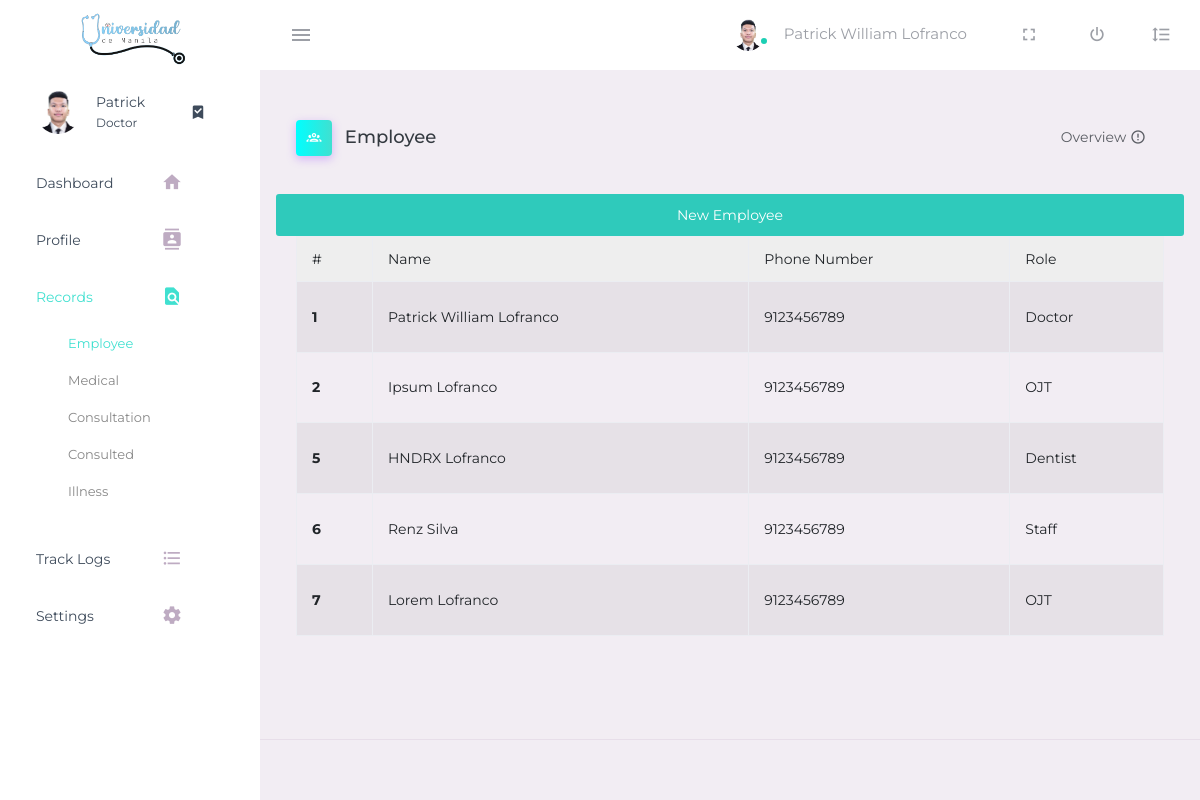
Screenshot of /employee (signed in) with the database file from the repository.
### authentication/models.py (models this page shows, shortened)
class Employee(models.Model):
    empID = models.AutoField(primary_key=True)
    empName = models.CharField(max_length=100, null=False, blank=False)
    empRole = models.CharField(max_length=10, null=False, blank=False)
    empPhoneNum = models.IntegerField(max_length=11, null=False, blank=False, default=0)

### authentication/views.py (the view, shortened to what this page needs)
# urls.py: path('employee', views.employee, name="employee"),
def employee(request):
    if not request.user.is_authenticated:
        return redirect('home')
    return render(request, 'authentication/employee.html', {'employee_data': get_employee_data()})

### authentication/templatetags/custom_filters.py (called while the page is built)
@register.filter
def split_name(value):
    names = value.split(" ")
    return names[0]

### authentication/views.py (called while the page is built)
def get_employee_data(): # Define function for Employee data
    employee_data = Employee.objects.all()
    return employee_data

### templates/authentication/employee.html (shortened to what this page needs)
<!DOCTYPE html>
{% load static %}
{% load custom_filters %}
<html lang="en">
  <head>
    <link rel="stylesheet" href="https://cdnjs.cloudflare.com/ajax/libs/MaterialDesign-Webfont/7.2.96/css/materialdesignicons.min.css">
    <link rel="stylesheet" href="static/css/base.css">
  </head>
  <body>
    <div class="container-scroller">
      <nav class="navbar default-layout-navbar col-lg-12 col-12 p-0 fixed-top d-flex flex-row">
        <div class="text-center navbar-brand-wrapper d-flex align-items-center justify-content-center">
          <a class="navbar-brand brand-logo" href="index.html"><img src="static/img/udmclinic.png" alt="logo" /></a>
        </div>
        <div class="navbar-menu-wrapper d-flex align-items-stretch">
          <button class="navbar-toggler navbar-toggler align-self-center" type="button" data-toggle="minimize">
            <span class="mdi mdi-menu"></span>
          </button>
          <ul class="navbar-nav navbar-nav-right">
            <li class="nav-item nav-profile dropdown">
              <a class="nav-link dropdown-toggle" id="profileDropdown" href="#" data-bs-toggle="dropdown" aria-expanded="false">
                <div class="nav-profile-img">
                  <img src="static/img/lofranco.png" alt="image">
                  <span class="availability-status online"></span>
                </div>
                <div class="nav-profile-text">
                  <p class="mb-1 text-black">
                    {% for employee in employee_data %}
                      {% if employee.empID == user.id %}
                        {{employee.empName}}
                      {% endif %}
                    {% endfor %}
                  </p>
                </div>
              </a>
            </li>
            <li class="nav-item d-none d-lg-block full-screen-link">
              <a class="nav-link">
                <i class="mdi mdi-fullscreen" id="fullscreen-button"></i>
              </a>
            </li>
            <li class="nav-item nav-logout d-none d-lg-block">
              <a class="nav-link" href="/">
                <i class="mdi mdi-power"></i>
              </a>
            </li>
            <li class="nav-item nav-settings d-none d-lg-block">
              <a class="nav-link" href="#">
                <i class="mdi mdi-format-line-spacing"></i>
              </a>
            </li>
          </ul>
        </div>
      </nav>
      <div class="container-fluid page-body-wrapper">
        <nav class="sidebar sidebar-offcanvas" id="sidebar">
          <ul class="nav position-fixed">
            <li class="nav-item nav-profile">
              <a href="#" class="nav-link">
                <div class="nav-profile-image">
                  <img src="static/img/lofranco.png" alt="profile">
                </div>
                <div class="nav-profile-text d-flex flex-column">
                  {% for employee in employee_data %}
                    {% if employee.empID == user.id %}
                      <span class="font-weight-bolder mb-2" style="width:6.5vw;">
                        {{ employee.empName | split_name }}
                      </span>
                      <span class="text-secondary text-small">{{employee.empRole}}</span>
                    {% endif %}
                  {% endfor %}
                </div>
                <i class="mdi mdi-bookmark-check text-success nav-profile-badge"></i>
              </a>
            </li>
            <li class="nav-item">
              <a class="nav-link" href="base">
                <span class="menu-title">Dashboard</span>
                <i class="mdi mdi-home menu-icon"></i>
              </a>
            </li>
            <li class="nav-item">
              <a class="nav-link" href="profile">
                <span class="menu-title">Profile</span>
                <i class="mdi mdi-contacts menu-icon"></i>
              </a>
            </li>
            <li class="nav-item">
                <a class="nav-link" data-bs-toggle="collapse" href="#ui-basic" aria-expanded="false" aria-controls="ui-basic">
                  <span class="menu-title">Records</span>
                  <i class="mdi mdi-file-find menu-icon"></i>
                </a>
                <div class="collapse" id="ui-basic">
                  <ul class="nav flex-column sub-menu">
                    <li class="nav-item"> <a class="nav-link" href="employee">Employee</a></li>
                    <li class="nav-item"> <a class="nav-link">Medical</a></li>
                    <li class="nav-item"> <a class="nav-link" href="consultation">Consultation</a></li>
                    <li class="nav-item"> <a class="nav-link" href="consulted">Consulted</a></li>
                    <li class="nav-item"> <a class="nav-link" href="illness">Illness</a></li>
                  </ul>
                </div>
              </li>
            <li class="nav-item">
              <a class="nav-link" href="tracklogs">
                <span class="menu-title">Track Logs</span>
                <i class="mdi mdi-format-list-bulleted menu-icon"></i>
              </a>
            </li>
            <li class="nav-item">
              <a class="nav-link" href="pages/charts/chartjs.html">
                <span class="menu-title">Settings</span>
                <i class="mdi mdi-cog menu-icon"></i>
              </a>
            </li>
          </ul>
        </nav>
        <div class="main-panel">
          <div class="content-wrapper">
            <div class="page-header">
              <h3 class="page-title">
                <span class="page-title-icon bg-gradient-primary text-white me-2">
                  <i class="mdi mdi-account-group-outline"></i>
                </span> Employee
              </h3>
              <nav aria-label="breadcrumb">
                <ul class="breadcrumb">
                  <li class="breadcrumb-item active" aria-current="page">
                    Overview <i class="mdi mdi-alert-circle-outline icon-sm text-primary align-middle"></i>
                  </li>
                </ul>
              </nav>
            </div>
            <div class="row">
              <button type="button" class="btn btn-primary" id="addButton" data-bs-toggle="modal" data-bs-target="#myModal">
                New Employee
              </button>
              <div class="table-wrapper-scroll-y my-custom-scrollbar consultTable">
                <table class="table table-bordered table-striped mb-0">
                    <thead class="sticky-header">
                      <tr>
                        <th scope="col">#</th>
                        <th scope="col">Name</th>
                        <th scope="col">Phone Number</th>
                        <th scope="col">Role</th>
                      </tr>
                    </thead>
                    <tbody>
                      {% for record in employee_data %}
                      <tr>
                        <th scope="row">{{ record.empID }}</th>
                        <td>{{ record.empName }}</td>
                        <td>{{ record.empPhoneNum }}</td>
                        <td>{{ record.empRole }}</td>
                      </tr>
                      {% empty %}
                      <tr>
                        <td colspan="3">No records found.</td>
                      </tr>
                      {% endfor %}
                    </tbody>
                  </table>
              </div>
            </div>
          </div>
          <footer class="footer">
          </footer>
        </div>
      </div>
    </div>
  </body>
</html>

### rows the page displays
Employee: empName "Patrick William Lofranco", empName|split_name "Patrick", empRole "Doctor", empID "1", empPhoneNum "9123456789"
Employee: empID "2", empName "Ipsum Lofranco", empPhoneNum "9123456789", empRole "OJT"
Employee: empID "5", empName "HNDRX Lofranco", empPhoneNum "9123456789", empRole "Dentist"
Employee: empID "6", empName "Renz Silva", empPhoneNum "9123456789", empRole "Staff"
Employee: empID "7", empName "Lorem Lofranco", empPhoneNum "9123456789", empRole "OJT"
